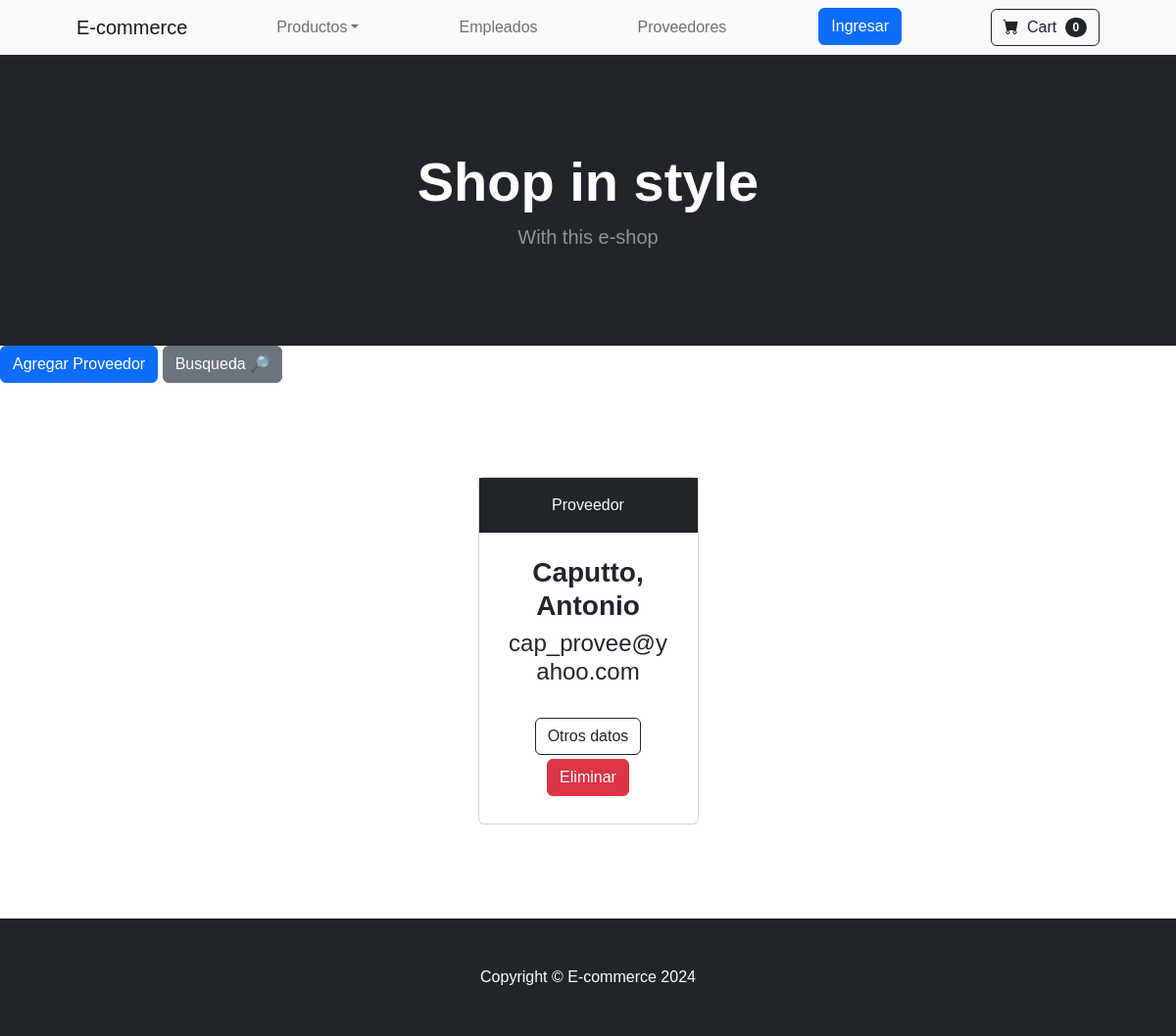
Before: /ecommerce/suppliers/ with the older database file.
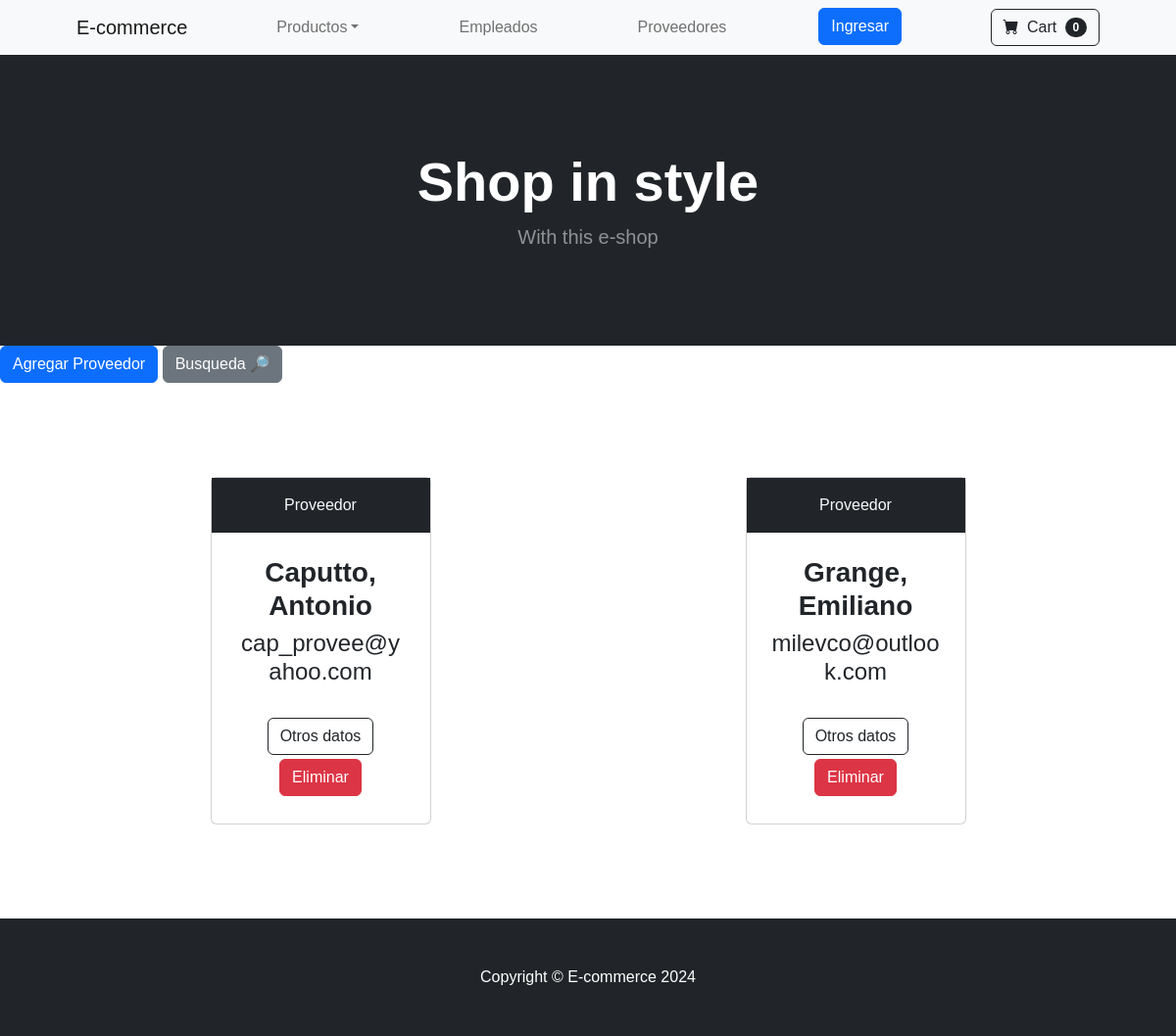
After: the same page with the newer database file.
### ecommerce/models.py (models this page shows, shortened)
class Supplier(models.Model):
    name = models.CharField(max_length=40)
    last_name = models.CharField(max_length=40)
    phone_number = models.CharField(max_length=20)
    email = models.EmailField(unique=True)

### ecommerce/views.py (the view)
# urls.py: path('suppliers/', show_suppliers, name='suppliers'),
def show_suppliers(req):
    suppliers = Supplier.objects.all()
    return render(req, 'suppliers.html', {'suppliers': suppliers})

### ecommerce/templates/suppliers.html (shortened to what this page needs)
<!DOCTYPE html>
<html lang="en">
    <head>
        {% load static %}
        <link href="https://cdn.jsdelivr.net/npm/bootstrap-icons@1.5.0/font/bootstrap-icons.css" rel="stylesheet" />
        <link href="{% static '/css/styles.css' %}" rel="stylesheet" />
    </head>
    <body>
        {% include 'navbar.html' %}
        {% include 'header.html' %}
        {% block dinamicContent %}
                <a class="btn btn-primary" href="{% url 'createSupplier' %}">Agregar Proveedor</a>
            <a class="btn btn-secondary" href="{% url 'searchSupplier' %}">Busqueda 🔎</a>
            <section class="py-5">
                <div class="container px-4 px-lg-5 mt-5">
                    <div class="row gx-4 gx-lg-5 row-cols-2 row-cols-md-3 row-cols-xl-4 d-flex justify-content-around justify-content-center">
                        {% for supp in suppliers %}
                            <div class="col mb-5">
                                <div class="card h-100">
                                    <div class="card-head p-3 text-center bg-dark text-light">Proveedor</div>
                                    <div class="card-body p-4 text-center">
                                        <h3 class="fw-bolder">{{supp.last_name}}, {{supp.name}}</h3>
                                        <h4>{{supp.email}}</h4>
                                    </div>
                                    <div class="card-footer p-4 pt-0 border-top-0 bg-transparent">
                                        <div class="text-center"><a class="btn btn-outline-dark mt-auto mb-1" href="{% url 'detailedSupplier' supp.id %}">Otros datos</a></div>
                                        <form action="{% url 'deleteSupplier' supp.id %}" method="post" class="text-center">{% csrf_token %}
                                            <button class="btn btn-del btn-danger mt-auto mb-1" id={{supp.id}} type="submit">Eliminar</button>
                                        </form>
                                    </div>
                                </div>
                            </div>
                        {% endfor %}
                    </div>
                </div>
            </section>
        {% endblock dinamicContent %}
        {% include 'footer.html' %}
    </body>
</html>

Changed rows visible on the page:
added Supplier: last_name "Grange", name "Emiliano", email "milevco@outlook.com"
